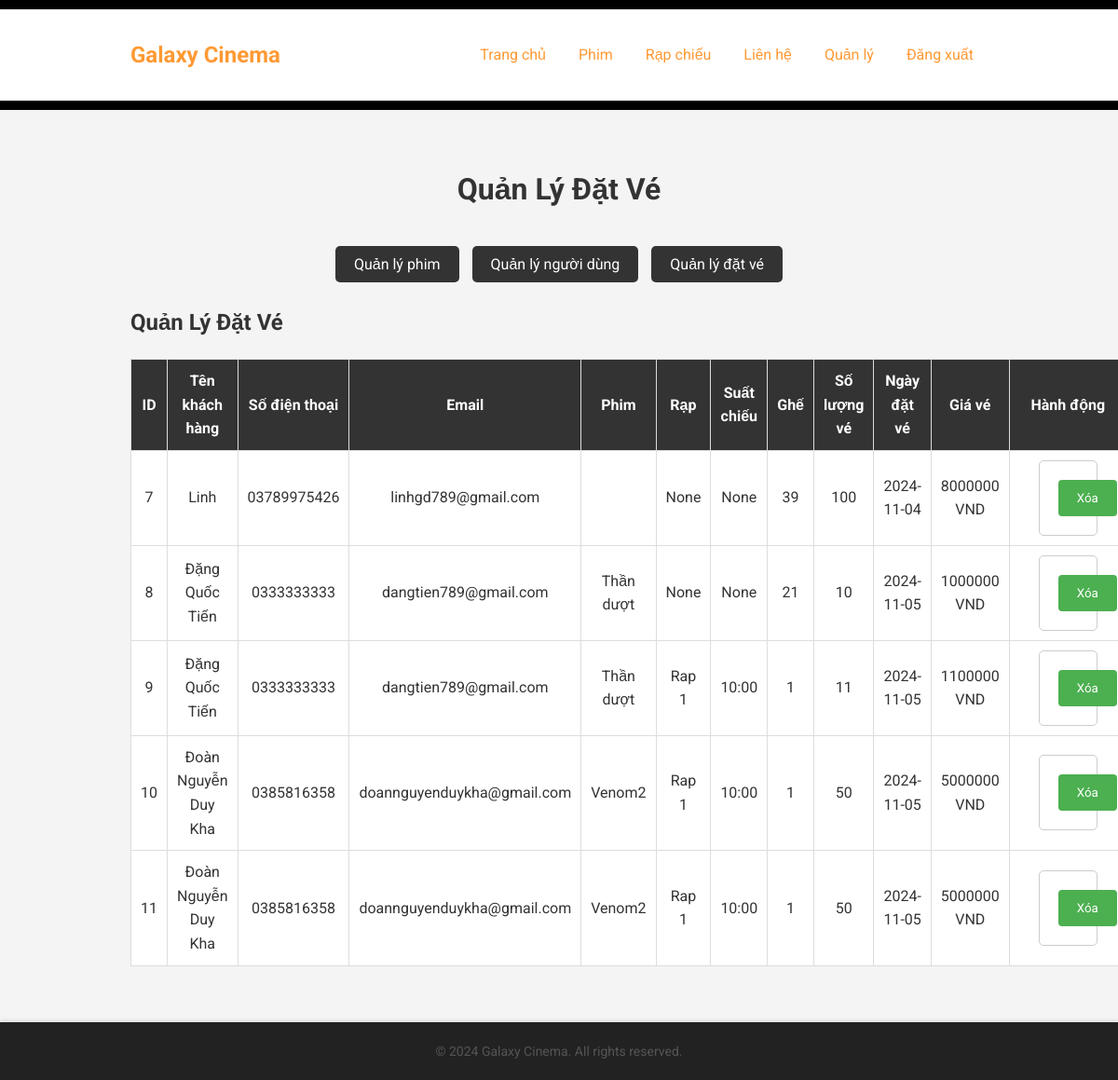
The page /quan-ly-dat-ve (signed in) on the database its author committed.
### tables this page shows
CREATE TABLE dat_ve (
    id INTEGER PRIMARY KEY AUTOINCREMENT,
    ten_khach_hang TEXT,
    so_dien_thoai TEXT,
    email TEXT,
    phim_id INTEGER,
    so_luong_ve INTEGER,
    ngay_dat_ve DATE,
    rap TEXT, 
    suatchieu TEXT, 
    ghe TEXT, 
    gia_ve INTEGER
);

CREATE TABLE phim (
        id INTEGER PRIMARY KEY AUTOINCREMENT,
        ten_phim TEXT,
        the_loai TEXT,
        thoi_luong INTEGER,
        khoi_chieu DATE,
        poster TEXT,
        xep_hang TEXT,
        loai_phim TEXT
    );

### app.py (the view)
@app.route("/quan-ly-dat-ve")
def quan_ly_dat_ve():
    if 'logged_in' in session and session['logged_in']:
        with sqlite3.connect('phim.db') as db:
            cursor = db.cursor()
            cursor.execute("SELECT * FROM dat_ve")
            ds_dat_ve = cursor.fetchall()
            cursor.execute("SELECT * FROM phim")
            ds_phim = cursor.fetchall()
        return render_template("quan-ly-dat-ve.html", ds_dat_ve=ds_dat_ve, ds_phim=ds_phim, username=session['username'])
    else:
        return redirect(url_for('dn'))

### templates/quan-ly-dat-ve.html (shortened to what this page needs)
<!DOCTYPE html>
<html lang="vi">
    <head>
        <link rel="stylesheet" href="{{ url_for('static', filename='style.css') }}">
    </head>
    <body>
        <header>
            <nav class="navbar">
                <div class="container">
                    <a href="#" class="logo">Galaxy Cinema</a>
                    <ul class="nav-links">
                        <li><a href="/">Trang chủ</a></li>
                        <li><a href="/danhsach">Phim</a></li>
                        <li><a href="#rap">Rạp chiếu</a></li>
                        <li><a href="#lienhe">Liên hệ</a></li>
                        {% if 'logged_in' in session and session['logged_in'] %}
                            <li><a href="/quan-ly">Quản lý</a></li>
                            <li><a href="/logout">Đăng xuất</a></li>
                        {% else %}
                            <li><a href="/dn">Đăng nhập</a></li>
                        {% endif %}
                    </ul>
                </div>
            </nav>
        </header>
        <main>
            <section class="quan-ly">
                <div class="container">
                    <div class="tieu-de">
                        <h2>Quản Lý Đặt Vé</h2>
                    </div>
                    <div class="menu-quan-ly">
                        <button class="btn-quan-ly" onclick="window.location.href='/quan-ly'">Quản lý phim</button>
                        <button class="btn-quan-ly" onclick="window.location.href='/quan-ly-nguoi-dung'">Quản lý người dùng</button>
                        <button class="btn-quan-ly" onclick="window.location.href='/quan-ly-dat-ve'">Quản lý đặt vé</button>
                    </div>
                    <div id="quan-ly-dat-ve">
                        <h2>Quản Lý Đặt Vé</h2>
                        <table class="table table-bordered">
                            <thead>
                                <tr>
                                    <th>ID</th>
                                    <th>Tên khách hàng</th>
                                    <th>Số điện thoại</th>
                                    <th>Email</th>
                                    <th>Phim</th>
                                    <th>Rạp</th>
                                    <th>Suất chiếu</th>
                                    <th>Ghế</th>
                                    <th>Số lượng vé</th>
                                    <th>Ngày đặt vé</th>
                                    <th>Giá vé</th>
                                    <th>Hành động</th>
                                </tr>
                            </thead>
                            <tbody>
                                {% for dat_ve in ds_dat_ve %}
                                <tr>
                                    <td>{{ dat_ve[0] }}</td>
                                    <td>{{ dat_ve[1] }}</td>
                                    <td>{{ dat_ve[2] }}</td>
                                    <td>{{ dat_ve[3] }}</td>
                                    <td>
                                        {% for phim in ds_phim %}
                                            {% if dat_ve[4] == phim[0] %}
                                                {{ phim[1] }}
                                            {% endif %}
                                        {% endfor %}
                                    </td>
                                    <td>{{ dat_ve[7] }}</td>
                                    <td>{{ dat_ve[8] }}</td>
                                    <td>{{ dat_ve[9] }}</td>
                                    <td>{{ dat_ve[5] }}</td>
                                    <td>{{ dat_ve[6] }}</td>
                                    <td>{{ dat_ve[10] }} VND</td>
                                    <td>
                                        <form action="/xoa-dat-ve/{{ dat_ve[0] }}" method="POST" onsubmit="return confirm('Bạn có chắc chắn muốn xóa đặt vé này?');">
                                            <button type="submit" class="btn-xoa">Xóa</button>
                                        </form>
                                    </td>
                                </tr>
                                {% endfor %}
                            </tbody>
                        </table>
                    </div>
                </div>
            </section>
        </main>
        <footer>
            <p>© 2024 Galaxy Cinema. All rights reserved.</p>
        </footer>
    </body>
    </html>

### static/style.css (style rules this page uses)
* { margin: 0; padding: 0; box-sizing: border-box; }
body { font-family: 'Roboto', sans-serif; line-height: 1.6; color: #333; }
.container { width: 80%; max-width: 1200px; margin: auto; padding: 20px; }
header { background: #333; color: #fff; padding: 20px 0; }
.navbar { display: flex; justify-content: space-between; align-items: center; }
.logo { font-size: 1.5rem; }
.nav-links { list-style: none; }
.nav-links li { display: inline; margin: 0 15px; }
.nav-links a { text-decoration: none; color: #fff; }
section { padding: 50px 0; }
footer { text-align: center; background: #222; color: #fff; padding: 15px 0; }
body { font-family: 'Roboto', sans-serif; background-color: #181818; color: #fff; margin: 0; padding: 0; }
.container { max-width: 1200px; margin: 0 auto; padding: 20px; }
.navbar { background-color: #282828; padding: 10px 0; display: flex; justify-content: space-between; align-items: center; }
.logo { font-size: 24px; font-weight: bold; color: #ffc107; }
.nav-links { list-style: none; padding: 0; margin: 0; display: flex; }
.nav-links li { margin-left: 20px; }
footer { background-color: #282828; padding: 20px 0; text-align: center; }
footer p { font-size: 14px; color: #fff; }
body { font-family: 'Roboto', sans-serif; background-color: #f2f2f2; color: #333; margin: 0; padding: 0; }
.navbar { background-color: #fff; padding: 10px 0; display: flex; justify-content: space-between; align-items: center; box-shadow: 0 2px 4px rgba(0, 0, 0, 0.1); }
.logo { font-size: 24px; font-weight: bold; color: #ff5722; text-decoration: none; }
.nav-links a { color: #333; text-decoration: none; font-weight: 500; }
footer { background-color: #fff; padding: 20px 0; text-align: center; box-shadow: 0 -2px 4px rgba(0, 0, 0, 0.1); }
footer p { font-size: 14px; color: #555; }
.quan-ly { padding: 40px 0; }
.tieu-de { text-align: center; margin-bottom: 30px; }
.quan-ly form { width: 60%; margin: 0 auto; padding: 20px; border: 1px solid #ccc; border-radius: 5px; }
.quan-ly form button { background-color: #4CAF50; color: white; padding: 12px 20px; border: none; border-radius: 4px; cursor: pointer; }
.table { width: 100%; }
.table th, .table td { text-align: center; padding: 8px; }
.table th { background-color: #f0f0f0; }
.btn-quan-ly { background-color: #4CAF50; border: none; color: white; padding: 15px 32px; text-align: center; text-decoration: none; display: inline-block; font-size: 16px; margin: 4px 2px; cursor: pointer; border-radius: 5px; transition: background-color 0.3s; }

### templates/quan-ly-dat-ve.html (style rules this page uses)
.btn-xoa { color: white; background-color: #e74c3c; border: none; padding: 5px 10px; cursor: pointer; border-radius: 3px; }
* { margin: 0; padding: 0; box-sizing: border-box; font-family: 'Roboto', sans-serif; }
body { background-color: #f4f4f4; color: #333; }
header { background: #000; color: #fff; padding: 10px 0; }
.navbar .container { display: flex; justify-content: space-between; align-items: center; }
.logo { font-size: 24px; font-weight: 700; color: #FF9933; text-decoration: none; }
.nav-links { list-style: none; display: flex; }
.nav-links li { margin-left: 20px; }
.nav-links a { color: #FF9933; text-decoration: none; font-weight: 400; transition: color 0.3s ease; }
.quan-ly .container { padding: 20px; }
.tieu-de h2 { font-size: 32px; margin-bottom: 20px; text-align: center; }
.menu-quan-ly { display: flex; justify-content: center; gap: 10px; margin-bottom: 20px; }
.btn-quan-ly { background-color: #333; color: #fff; padding: 10px 20px; border: none; border-radius: 5px; cursor: pointer; font-size: 16px; transition: background 0.3s ease; }
.table { width: 100%; border-collapse: collapse; margin-top: 20px; }
.table th, .table td { padding: 10px; border: 1px solid #ddd; text-align: center; }
.table th { background-color: #333; color: #fff; }
.table td { background-color: #fff; }
footer { background: #222; color: #ddd; text-align: center; padding: 20px 0; font-size: 14px; }
footer p { margin: 0; }

### rows shown on the page
dat_ve: id "7", ten_khach_hang "Linh", so_dien_thoai "03789975426", email "linhgd789@gmail.com", dat_ve "None", ghe "39", so_luong_ve "100", ngay_dat_ve "2024-11-04", gia_ve "8000000"
dat_ve: id "8", ten_khach_hang "Đặng Quốc Tiến", so_dien_thoai "0333333333", email "dangtien789@gmail.com", dat_ve "None", ghe "21", so_luong_ve "10", ngay_dat_ve "2024-11-05", gia_ve "1000000"
phim: ten_phim "Thần dượt"
dat_ve: id "9", ten_khach_hang "Đặng Quốc Tiến", so_dien_thoai "0333333333", email "dangtien789@gmail.com", rap "Rap 1", suatchieu "10:00", ghe "1", so_luong_ve "11", ngay_dat_ve "2024-11-05", gia_ve "1100000"
dat_ve: id "10", ten_khach_hang "Đoàn Nguyễn Duy Kha", so_dien_thoai "0385816358", email "doannguyenduykha@gmail.com", rap "Rap 1", suatchieu "10:00", ghe "1", so_luong_ve "50", ngay_dat_ve "2024-11-05", gia_ve "5000000"
phim: ten_phim "Venom2"
dat_ve: id "11", ten_khach_hang "Đoàn Nguyễn Duy Kha", so_dien_thoai "0385816358", email "doannguyenduykha@gmail.com", rap "Rap 1", suatchieu "10:00", ghe "1", so_luong_ve "50", ngay_dat_ve "2024-11-05", gia_ve "5000000"
